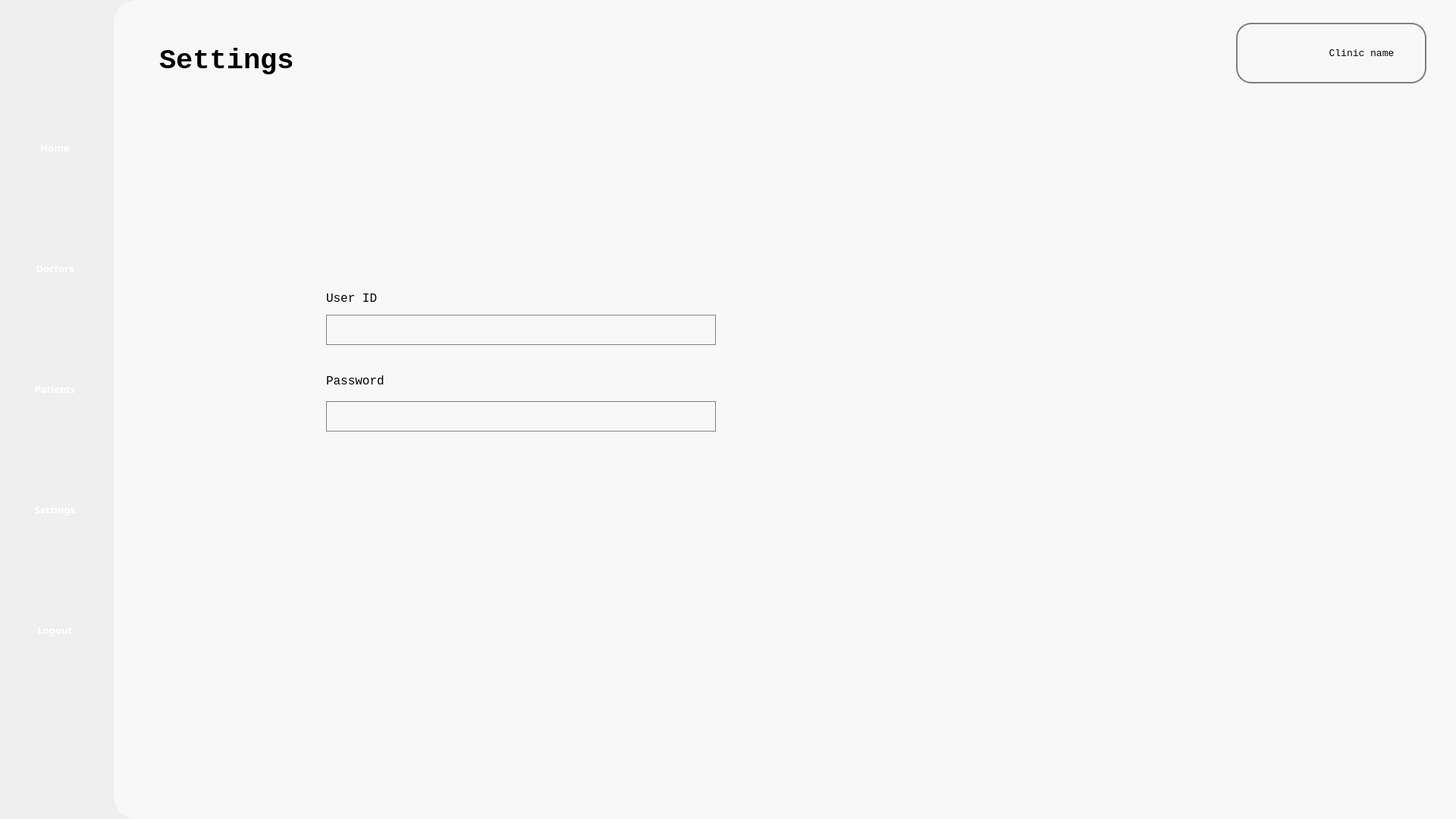
<?xml version="1.0" encoding="UTF-8"?>
<ui version="4.0">
 <class>Form</class>
 <widget class="QWidget" name="Form">
  <property name="geometry">
   <rect>
    <x>0</x>
    <y>0</y>
    <width>1920</width>
    <height>1080</height>
   </rect>
  </property>
  <property name="windowTitle">
   <string>Form</string>
  </property>
  <property name="styleSheet">
   <string notr="true">background-color: &quot;#B6D0E2&quot; </string>
  </property>
  <widget class="QWidget" name="whitebg" native="true">
   <property name="geometry">
    <rect>
     <x>150</x>
     <y>0</y>
     <width>1771</width>
     <height>1080</height>
    </rect>
   </property>
   <property name="styleSheet">
    <string notr="true">background-color: #F8F8F8;
border-bottom-left-radius: 30px;
border-top-left-radius: 30px;</string>
   </property>
   <widget class="QLabel" name="settings_label">
    <property name="geometry">
     <rect>
      <x>60</x>
      <y>40</y>
      <width>481</width>
      <height>81</height>
     </rect>
    </property>
    <property name="font">
     <font>
      <family>Consolas</family>
      <pointsize>28</pointsize>
      <weight>75</weight>
      <bold>true</bold>
     </font>
    </property>
    <property name="text">
     <string>Settings</string>
    </property>
   </widget>
   <widget class="QFrame" name="user_frame">
    <property name="geometry">
     <rect>
      <x>1480</x>
      <y>30</y>
      <width>251</width>
      <height>80</height>
     </rect>
    </property>
    <property name="styleSheet">
     <string notr="true">border-radius: 20px; border: 2px solid #808080</string>
    </property>
    <property name="frameShape">
     <enum>QFrame::StyledPanel</enum>
    </property>
    <property name="frameShadow">
     <enum>QFrame::Raised</enum>
    </property>
    <widget class="QLabel" name="profile_icon">
     <property name="geometry">
      <rect>
       <x>10</x>
       <y>10</y>
       <width>60</width>
       <height>60</height>
      </rect>
     </property>
     <property name="styleSheet">
      <string notr="true">border: none</string>
     </property>
     <property name="text">
      <string/>
     </property>
     <property name="pixmap">
      <pixmap>../Images/icon/profile_icon.png</pixmap>
     </property>
     <property name="scaledContents">
      <bool>true</bool>
     </property>
    </widget>
    <widget class="QPushButton" name="profile_btn">
     <property name="geometry">
      <rect>
       <x>100</x>
       <y>25</y>
       <width>131</width>
       <height>31</height>
      </rect>
     </property>
     <property name="font">
      <font>
       <family>Consolas</family>
       <pointsize>10</pointsize>
      </font>
     </property>
     <property name="styleSheet">
      <string notr="true">border: none</string>
     </property>
     <property name="text">
      <string>Clinic name</string>
     </property>
    </widget>
   </widget>
   <widget class="QFrame" name="updateFrame">
    <property name="geometry">
     <rect>
      <x>180</x>
      <y>160</y>
      <width>741</width>
      <height>461</height>
     </rect>
    </property>
    <widget class="QWidget" name="layoutWidget">
     <property name="geometry">
      <rect>
       <x>100</x>
       <y>41</y>
       <width>518</width>
       <height>391</height>
      </rect>
     </property>
     <layout class="QVBoxLayout" name="verticalLayout_2">
      <property name="spacing">
       <number>15</number>
      </property>
      <item>
       <layout class="QVBoxLayout" name="name_layout">
        <property name="spacing">
         <number>10</number>
        </property>
        <item>
         <layout class="QHBoxLayout" name="horizontalLayout">
          <item>
           <spacer name="horizontalSpacer">
            <property name="orientation">
             <enum>Qt::Horizontal</enum>
            </property>
            <property name="sizeType">
             <enum>QSizePolicy::Fixed</enum>
            </property>
            <property name="sizeHint" stdset="0">
             <size>
              <width>175</width>
              <height>20</height>
             </size>
            </property>
           </spacer>
          </item>
          <item>
           <widget class="QLabel" name="profile_icon_2">
            <property name="minimumSize">
             <size>
              <width>150</width>
              <height>150</height>
             </size>
            </property>
            <property name="maximumSize">
             <size>
              <width>150</width>
              <height>150</height>
             </size>
            </property>
            <property name="styleSheet">
             <string notr="true">border: none</string>
            </property>
            <property name="text">
             <string/>
            </property>
            <property name="pixmap">
             <pixmap>../Images/icon/profile_icon.png</pixmap>
            </property>
            <property name="scaledContents">
             <bool>true</bool>
            </property>
           </widget>
          </item>
          <item>
           <spacer name="horizontalSpacer_2">
            <property name="orientation">
             <enum>Qt::Horizontal</enum>
            </property>
            <property name="sizeType">
             <enum>QSizePolicy::Fixed</enum>
            </property>
            <property name="sizeHint" stdset="0">
             <size>
              <width>175</width>
              <height>20</height>
             </size>
            </property>
           </spacer>
          </item>
         </layout>
        </item>
        <item>
         <widget class="QLabel" name="user_id">
          <property name="maximumSize">
           <size>
            <width>514</width>
            <height>23</height>
           </size>
          </property>
          <property name="font">
           <font>
            <family>Consolas</family>
            <pointsize>12</pointsize>
           </font>
          </property>
          <property name="text">
           <string>User ID</string>
          </property>
         </widget>
        </item>
        <item>
         <widget class="QLabel" name="user_id_display">
          <property name="minimumSize">
           <size>
            <width>514</width>
            <height>40</height>
           </size>
          </property>
          <property name="maximumSize">
           <size>
            <width>514</width>
            <height>40</height>
           </size>
          </property>
          <property name="font">
           <font>
            <family>Consolas</family>
            <pointsize>10</pointsize>
           </font>
          </property>
          <property name="styleSheet">
           <string notr="true">border-radius: 0px; border: 1px solid #808080</string>
          </property>
          <property name="text">
           <string/>
          </property>
         </widget>
        </item>
       </layout>
      </item>
      <item>
       <layout class="QVBoxLayout" name="pass_layout">
        <item>
         <widget class="QLabel" name="pas">
          <property name="maximumSize">
           <size>
            <width>514</width>
            <height>23</height>
           </size>
          </property>
          <property name="font">
           <font>
            <family>Consolas</family>
            <pointsize>12</pointsize>
           </font>
          </property>
          <property name="text">
           <string>Password</string>
          </property>
         </widget>
        </item>
        <item>
         <widget class="QLabel" name="pass_display">
          <property name="minimumSize">
           <size>
            <width>514</width>
            <height>40</height>
           </size>
          </property>
          <property name="maximumSize">
           <size>
            <width>514</width>
            <height>40</height>
           </size>
          </property>
          <property name="font">
           <font>
            <family>Consolas</family>
            <pointsize>10</pointsize>
           </font>
          </property>
          <property name="styleSheet">
           <string notr="true">border-radius: 0px; border: 1px solid #808080</string>
          </property>
          <property name="text">
           <string/>
          </property>
         </widget>
        </item>
       </layout>
      </item>
     </layout>
    </widget>
   </widget>
  </widget>
  <widget class="QWidget" name="layoutWidget_2">
   <property name="geometry">
    <rect>
     <x>30</x>
     <y>90</y>
     <width>87</width>
     <height>851</height>
    </rect>
   </property>
   <layout class="QVBoxLayout" name="verticalLayout">
    <item>
     <widget class="QToolButton" name="home_navigation">
      <property name="enabled">
       <bool>true</bool>
      </property>
      <property name="sizePolicy">
       <sizepolicy hsizetype="Fixed" vsizetype="Fixed">
        <horstretch>0</horstretch>
        <verstretch>0</verstretch>
       </sizepolicy>
      </property>
      <property name="minimumSize">
       <size>
        <width>85</width>
        <height>96</height>
       </size>
      </property>
      <property name="maximumSize">
       <size>
        <width>85</width>
        <height>96</height>
       </size>
      </property>
      <property name="font">
       <font>
        <family>Source Sans Pro Semibold</family>
        <pointsize>10</pointsize>
        <weight>75</weight>
        <bold>true</bold>
       </font>
      </property>
      <property name="styleSheet">
       <string notr="true">border: none; 
color: white;</string>
      </property>
      <property name="text">
       <string>   Home   </string>
      </property>
      <property name="icon">
       <iconset>
        <normaloff>../Images/nav_images/home_page_icon.png</normaloff>../Images/nav_images/home_page_icon.png</iconset>
      </property>
      <property name="iconSize">
       <size>
        <width>70</width>
        <height>70</height>
       </size>
      </property>
      <property name="toolButtonStyle">
       <enum>Qt::ToolButtonTextUnderIcon</enum>
      </property>
     </widget>
    </item>
    <item>
     <widget class="QToolButton" name="doctors_navigation">
      <property name="enabled">
       <bool>true</bool>
      </property>
      <property name="sizePolicy">
       <sizepolicy hsizetype="Fixed" vsizetype="Fixed">
        <horstretch>0</horstretch>
        <verstretch>0</verstretch>
       </sizepolicy>
      </property>
      <property name="minimumSize">
       <size>
        <width>85</width>
        <height>96</height>
       </size>
      </property>
      <property name="maximumSize">
       <size>
        <width>85</width>
        <height>96</height>
       </size>
      </property>
      <property name="font">
       <font>
        <family>Source Sans Pro Semibold</family>
        <pointsize>10</pointsize>
        <weight>75</weight>
        <bold>true</bold>
       </font>
      </property>
      <property name="styleSheet">
       <string notr="true">border: none; 
color: white;</string>
      </property>
      <property name="text">
       <string>Doctors</string>
      </property>
      <property name="icon">
       <iconset>
        <normaloff>../Images/nav_images/services_icon.png</normaloff>../Images/nav_images/services_icon.png</iconset>
      </property>
      <property name="iconSize">
       <size>
        <width>70</width>
        <height>70</height>
       </size>
      </property>
      <property name="toolButtonStyle">
       <enum>Qt::ToolButtonTextUnderIcon</enum>
      </property>
     </widget>
    </item>
    <item>
     <widget class="QToolButton" name="patients_navigation_2">
      <property name="enabled">
       <bool>true</bool>
      </property>
      <property name="sizePolicy">
       <sizepolicy hsizetype="Fixed" vsizetype="Fixed">
        <horstretch>0</horstretch>
        <verstretch>0</verstretch>
       </sizepolicy>
      </property>
      <property name="minimumSize">
       <size>
        <width>85</width>
        <height>96</height>
       </size>
      </property>
      <property name="maximumSize">
       <size>
        <width>85</width>
        <height>96</height>
       </size>
      </property>
      <property name="font">
       <font>
        <family>Source Sans Pro Semibold</family>
        <pointsize>10</pointsize>
        <weight>75</weight>
        <bold>true</bold>
       </font>
      </property>
      <property name="styleSheet">
       <string notr="true">border: none; 
color: white;</string>
      </property>
      <property name="text">
       <string>Patients</string>
      </property>
      <property name="icon">
       <iconset>
        <normaloff>../Images/nav_images/feedback_icon.png</normaloff>../Images/nav_images/feedback_icon.png</iconset>
      </property>
      <property name="iconSize">
       <size>
        <width>70</width>
        <height>70</height>
       </size>
      </property>
      <property name="toolButtonStyle">
       <enum>Qt::ToolButtonTextUnderIcon</enum>
      </property>
     </widget>
    </item>
    <item>
     <widget class="QToolButton" name="settings_navigation">
      <property name="enabled">
       <bool>true</bool>
      </property>
      <property name="sizePolicy">
       <sizepolicy hsizetype="Fixed" vsizetype="Fixed">
        <horstretch>0</horstretch>
        <verstretch>0</verstretch>
       </sizepolicy>
      </property>
      <property name="minimumSize">
       <size>
        <width>85</width>
        <height>96</height>
       </size>
      </property>
      <property name="maximumSize">
       <size>
        <width>85</width>
        <height>96</height>
       </size>
      </property>
      <property name="font">
       <font>
        <family>Source Sans Pro Semibold</family>
        <pointsize>10</pointsize>
        <weight>75</weight>
        <bold>true</bold>
       </font>
      </property>
      <property name="styleSheet">
       <string notr="true">border: none; 
color: white;</string>
      </property>
      <property name="text">
       <string>Settings</string>
      </property>
      <property name="icon">
       <iconset>
        <normaloff>../Images/nav_images/settings_page_icon.png</normaloff>../Images/nav_images/settings_page_icon.png</iconset>
      </property>
      <property name="iconSize">
       <size>
        <width>70</width>
        <height>70</height>
       </size>
      </property>
      <property name="toolButtonStyle">
       <enum>Qt::ToolButtonTextUnderIcon</enum>
      </property>
     </widget>
    </item>
    <item>
     <widget class="QToolButton" name="logout_navigation">
      <property name="enabled">
       <bool>true</bool>
      </property>
      <property name="sizePolicy">
       <sizepolicy hsizetype="Fixed" vsizetype="Fixed">
        <horstretch>0</horstretch>
        <verstretch>0</verstretch>
       </sizepolicy>
      </property>
      <property name="minimumSize">
       <size>
        <width>85</width>
        <height>96</height>
       </size>
      </property>
      <property name="maximumSize">
       <size>
        <width>85</width>
        <height>96</height>
       </size>
      </property>
      <property name="font">
       <font>
        <family>Source Sans Pro Semibold</family>
        <pointsize>10</pointsize>
        <weight>75</weight>
        <bold>true</bold>
       </font>
      </property>
      <property name="styleSheet">
       <string notr="true">border: none; 
color: white;</string>
      </property>
      <property name="text">
       <string>Logout</string>
      </property>
      <property name="icon">
       <iconset>
        <normaloff>../Images/nav_images/logout_icon.png</normaloff>../Images/nav_images/logout_icon.png</iconset>
      </property>
      <property name="iconSize">
       <size>
        <width>70</width>
        <height>70</height>
       </size>
      </property>
      <property name="toolButtonStyle">
       <enum>Qt::ToolButtonTextUnderIcon</enum>
      </property>
     </widget>
    </item>
   </layout>
  </widget>
 </widget>
 <resources/>
 <connections/>
</ui>
